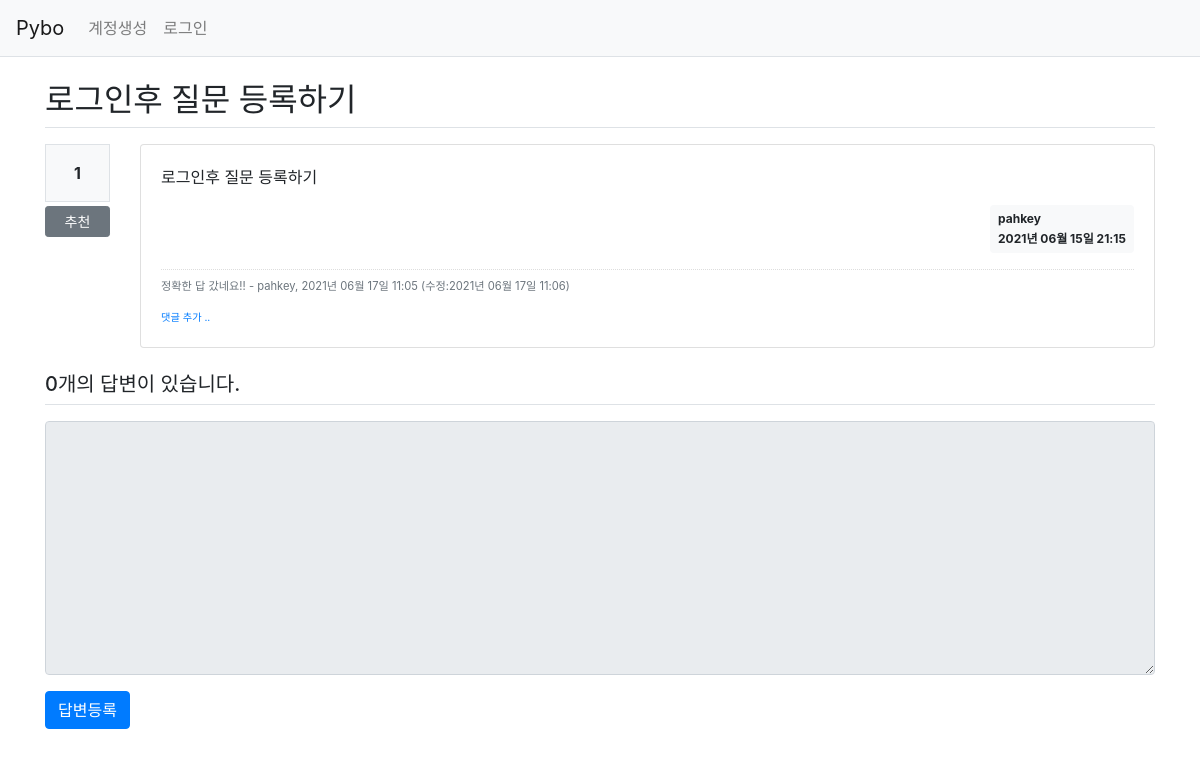
The page /question/detail/304/ on the database its author committed.
### pybo/models.py (models this page shows)
class Question(db.Model):
    id = db.Column(db.Integer, primary_key=True)
    subject = db.Column(db.String(200), nullable=False)
    content = db.Column(db.Text(), nullable=False)
    create_date = db.Column(db.DateTime(), nullable=False)
    user_id = db.Column(db.Integer, db.ForeignKey('user.id', ondelete='CASCADE'), nullable=False)
    user = db.relationship('User', backref=db.backref('question_set'))
    modify_date = db.Column(db.DateTime(), nullable=True)
    voter = db.relationship('User', secondary=question_voter, backref=db.backref('question_voter_set'))

class User(db.Model):
    id = db.Column(db.Integer, primary_key=True)
    username = db.Column(db.String(150), unique=True, nullable=False)
    password = db.Column(db.String(200), nullable=False)
    email = db.Column(db.String(120), unique=True, nullable=False)

class Comment(db.Model):
    id = db.Column(db.Integer, primary_key=True)
    user_id = db.Column(db.Integer, db.ForeignKey('user.id', ondelete='CASCADE'), nullable=False)
    user = db.relationship('User', backref=db.backref('comment_set'))
    content = db.Column(db.Text(), nullable=False)
    create_date = db.Column(db.DateTime(), nullable=False)
    modify_date = db.Column(db.DateTime())
    question_id = db.Column(db.Integer, db.ForeignKey('question.id', ondelete='CASCADE'), nullable=True)
    question = db.relationship('Question', backref=db.backref('comment_set'))
    answer_id = db.Column(db.Integer, db.ForeignKey('answer.id', ondelete='CASCADE'), nullable=True)
    answer = db.relationship('Answer', backref=db.backref('comment_set'))

### pybo/views/question_views.py (the view)
@bp.route('/detail/<int:question_id>/')
def detail(question_id):
    form = AnswerForm()
    question = Question.query.get_or_404(question_id)
    return render_template('question/question_detail.html', question=question, form=form)

### pybo/forms.py
class AnswerForm(FlaskForm):
    content = TextAreaField('내용', validators=[DataRequired('내용은 필수입력 항목입니다.')])

### pybo/filter.py (called while the page is built)
def format_datetime(value, fmt='%Y년 %m월 %d일 %H:%M'):
    return value.strftime(fmt)

### pybo/views/auth_views.py (called while the page is built)
@bp.before_app_request
def load_logged_in_user():
    user_id = session.get('user_id')
    if user_id is None:
        g.user = None
    else:
        g.user = User.query.get(user_id)

### pybo/templates/question/question_detail.html (shortened to what this page needs)
{% extends 'base.html' %}
{% block content %}
<div class="container my-3">
    <h2 class="border-bottom py-2">{{ question.subject }}</h2>
    <div class="row my-3">
        <div class="col-1">
            <div class="bg-light text-center p-3 border font-weight-bolder mb-1">{{ question.voter|length }}</div>
            <a href="#" data-uri="{{ url_for('vote.question', question_id=question.id) }}"
               class="recommend btn btn-sm btn-secondary btn-block my-1">추천</a>
        </div>
        <div class="col-11">
            <div class="card">
                <div class="card-body">
                    <div class="card-text">{{ question.content|markdown }}</div>
                    <div class="d-flex justify-content-end">
                        <div class="badge badge-light p-2 text-left">
                            <div class="mb-2">{{ question.user.username }}</div>
                            <div>{{ question.create_date|datetime }}</div>
                        </div>
                    </div>
                    {% if question.comment_set|length > 0 %}
                    <div class="mt-3">
                    {% for comment in question.comment_set %}
                        <div class="comment py-2 text-muted">
                            <span style="white-space: pre-line;">{{ comment.content }}</span>
                            <span>
                                - {{ comment.user.username }}, {{ comment.create_date|datetime }}
                                {% if comment.modify_date %}
                                (수정:{{ comment.modify_date|datetime }})
                                {% endif %}
                            </span>
                        </div>
                    {% endfor %}
                    </div>
                    {% endif %}
                    <div>
                        <a href="{{ url_for('comment.create_question', question_id=question.id) }}"
                           class="small"><small>댓글 추가 ..</small></a>
                    </div>
                </div>
            </div>
        </div>
    </div>
    <h5 class="border-bottom my-3 py-2">{{ question.answer_set|length }}개의 답변이 있습니다.</h5>
    <form action="{{ url_for('answer.create', question_id=question.id) }}" method="post" class="my-3">
        <div class="form-group">
            <textarea {% if not g.user %}disabled{% endif %}
                    name="content" id="content" class="form-control" rows="10"></textarea>
        </div>
        <input type="submit" value="답변등록" class="btn btn-primary">
    </form>
</div>
{% endblock %}

### pybo/static/style.css (style rules this page uses)
.comment { border-top:dotted 1px #ddd; font-size:0.7em; }

### rows shown on the page
Question: subject "로그인후 질문 등록하기", content "로그인후 질문 등록하기", create_date "2021년 06월 15일 21:15"
User: user.username "pahkey"
Comment: content "정확한 답 갔네요!!", user.username "pahkey", create_date "2021년 06월 17일 11:05", modify_date "2021년 06월 17일 11:06"

### other values the page prints
{{ question.voter|length }} "1"
{{ question.answer_set|length }} "0"
